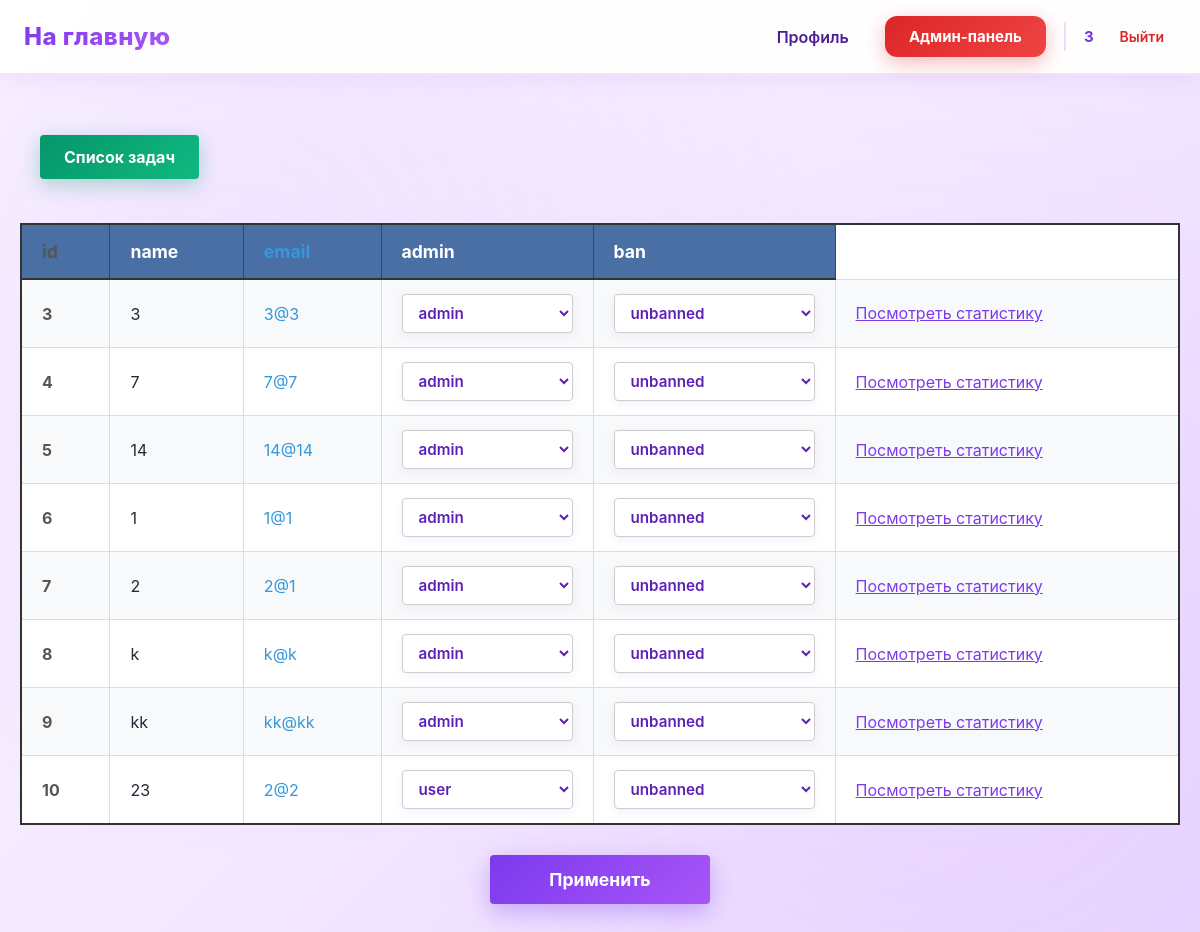
/admin (signed in), run on the app's committed database.
### data/users.py (models this page shows, shortened)
class User(SqlAlchemyBase, UserMixin):
    __tablename__ = 'users'
    id = sqlalchemy.Column(sqlalchemy.Integer,
                           primary_key=True, autoincrement=True)
    name = sqlalchemy.Column(sqlalchemy.String, nullable=True)
    email = sqlalchemy.Column(sqlalchemy.String,
                              index=True, unique=True, nullable=True)
    hashed_password = sqlalchemy.Column(sqlalchemy.String, nullable=True)
    elo_rating = sqlalchemy.Column(sqlalchemy.Float, default=1000)
    admin = sqlalchemy.Column(sqlalchemy.Boolean, default=0)
    ban = sqlalchemy.Column(sqlalchemy.Boolean, default=0)
    created_date = sqlalchemy.Column(sqlalchemy.DateTime,
                                     default=datetime.datetime.now)
    submissions = orm.relationship("Submissions", back_populates="user")

### main.py (the view, shortened to what this page needs)
@app.route('/admin', methods=["GET", "POST"])
@login_required
@admin_required
@user_ban
def admin():
    subject = session.get('subject')
    db_sess = db_session.create_session()
    users = db_sess.query(User)
    return render_template("admin_first.html", users=users, subject=subject)

### data/db_session.py (called while the page is built)
def create_session() -> Session:
    global __factory
    return __factory()

### main.py (called while the page is built)
@login_manager.user_loader
def load_user(user_id):
    db_sess = db_session.create_session()
    return db_sess.get(User, user_id)

def admin_required(func):
    @wraps(func)
    def wrapper(*args, **kwargs):
        if not current_user.admin:
            abort(403)
        return func(*args, **kwargs)
    return wrapper

def user_ban(func):
    @wraps(func)
    def wrapper(*args, **kwargs):
        if current_user.ban:
            abort(403)
        return func(*args, **kwargs)
    return wrapper

### templates/admin_first.html (shortened to what this page needs)
{% extends "base.html" %}
{% block styles %}
<link rel="stylesheet" href="{{ url_for('static', filename='admin_first.css') }}">
{% endblock %}
{% block content %}
<a class="btn btn-task" href="/admin/task_list">Список задач</a>
<form method="post" action="/admin">
<div class="table-container">
    <table>
        <tr>
            <td>id</td>
            <td>name</td>
            <td>email</td>
            <td>admin</td>
            <td>ban</td>
        </tr>
        {% for user in users %}
        <tr>
            <td>{{user.id}}</td>
            <td>{{ user.name }}</td>
            <td>{{user.email}}</td>
            <td>
                <select class="admin-select" name="admin_{{user.id}}">
                    {% if user.admin == 1 %}
                        <option value="admin" selected>admin</option>
                    {% else %}
                        <option value="user" selected>user</option>
                    {% endif %}
                </select>
            </td>
            <td>
                <select class="ban-select" name="ban_{{user.id}}">
                    {% if user.ban == 1 %}
                        <option value="banned" selected>banned</option>
                        <option value="unbanned">unbanned</option>
                    {% else %}
                        <option value="unbanned" selected>unbanned</option>
                    {% endif %}
                </select>
            </td>
            <td><a href="/admin/profile/{{user.id}}">Посмотреть статистику</a></td>
        </tr>
        {% endfor %}
    </table>
</div>
<button type="submit" id="applytBtn">Применить</button>
</form>
{% endblock %}

### templates/base.html (shortened to what this page needs)
<!doctype html>
<html lang="ru">
<head>
    <link rel="stylesheet" href="{{ url_for('static', filename='base.css') }}">
    {% block styles %}{% endblock %}
</head>
<body>
<header class="site-header">
    <nav class="navbar">
        <div class="nav-left">
            {% if session.get('subject') and session.get('subject') != 'subject' %}
            <a class="logo" href="/{{ session.get('subject') }}/">На главную</a>
            {% else %}
            <a class="logo" href="/">На главную</a>
            {% endif %}
        </div>
        <div class="nav-right">
            {% if current_user.is_authenticated %}
                <a class="nav-link" href="/profile">Профиль</a>
                {% if current_user.admin %}
                    <a class="btn btn-admin" href="/admin">Админ-панель</a>
                {% endif %}
                <div class="user-menu">
                    <span class="username">{{ current_user.name }}</span>
                    <a class="logout" href="/logout">Выйти</a>
                </div>
            {% else %}
                <a class="btn btn-outline" href="/login">Войти</a>
                <a class="btn btn-primary" href="/register">Регистрация</a>
            {% endif %}
        </div>
    </nav>
</header>
<main class="page-content">
    {% block content %}{% endblock %}
</main>
</body>
</html>

### static/base.css (style rules this page uses)
* { box-sizing: border-box; margin: 0; padding: 0; font-family: "Inter", "Segoe UI", Arial, sans-serif; }
body { background: linear-gradient(135deg, #faf5ff 0%, #f3e8ff 50%, #e9d5ff 100%); background-attachment: fixed; color: #1f2937; min-height: 100vh; position: relative; }
body::before { content: ''; position: fixed; top: 0; left: 0; right: 0; bottom: 0; background: radial-gradient(circle at 20% 30%, rgba(168, 85, 247, 0.08) 0%, transparent 50%), radial-gradient(circle at 80% 70%, rgba(192, 132, 252, 0.08) 0%, transparent 50%), radial-gradient(circle at 50% 50%, rgba(233, 213, 255, 0.1) 0%, transparent 50%); pointer-events: none; z-index: 0; }
.site-header { background: rgba(255, 255, 255, 0.95); backdrop-filter: blur(20px); border-bottom: 2px solid rgba(168, 85, 247, 0.15); box-shadow: 0 4px 20px rgba(168, 85, 247, 0.1); position: relative; z-index: 100; }
.navbar { max-width: 1200px; margin: 0 auto; padding: 16px 24px; display: flex; align-items: center; justify-content: space-between; }
.logo { font-size: 24px; font-weight: 800; text-decoration: none; background: linear-gradient(135deg, #7c3aed, #a855f7); -webkit-background-clip: text; -webkit-text-fill-color: transparent; background-clip: text; letter-spacing: 0.5px; transition: all 0.3s ease; position: relative; }
.logo::after { content: ''; position: absolute; bottom: -4px; left: 0; width: 0; height: 3px; background: linear-gradient(90deg, #7c3aed, #a855f7); border-radius: 2px; transition: width 0.3s ease; }
.nav-left, .nav-right { display: flex; align-items: center; gap: 18px; position: relative; z-index: 10; }
.nav-link { text-decoration: none; color: #4c1d95; font-weight: 600; padding: 10px 18px; border-radius: 12px; transition: all 0.3s ease; position: relative; background: transparent; }
.btn-admin { background: linear-gradient(135deg, #dc2626, #ef4444); color: #ffffff !important; box-shadow: 0 6px 20px rgba(220, 38, 38, 0.3); position: relative; overflow: hidden; font-weight: 700; padding: 10px 20px; border-radius: 12px; text-decoration: none; transition: all 0.3s ease; }
.btn-admin::before { content: ''; position: absolute; top: 50%; left: 50%; width: 0; height: 0; border-radius: 50%; background: rgba(255, 255, 255, 0.2); transform: translate(-50%, -50%); transition: width 0.6s ease, height 0.6s ease; }
.user-menu { display: flex; align-items: center; gap: 14px; padding-left: 18px; border-left: 2px solid rgba(168, 85, 247, 0.2); }
.username { font-size: 15px; font-weight: 700; color: #5b21b6; background: linear-gradient(135deg, #6d28d9, #7c3aed); -webkit-background-clip: text; -webkit-text-fill-color: transparent; background-clip: text; }
.logout { text-decoration: none; font-size: 14px; color: #dc2626; font-weight: 600; padding: 6px 12px; border-radius: 8px; transition: all 0.2s ease; }
.btn { text-decoration: none; font-size: 15px; padding: 11px 24px; border-radius: 12px; font-weight: 700; transition: all 0.3s cubic-bezier(0.4, 0, 0.2, 1); position: relative; overflow: hidden; z-index: 1; display: inline-block; }
.btn::before { content: ''; position: absolute; top: 50%; left: 50%; width: 0; height: 0; border-radius: 50%; background: rgba(255, 255, 255, 0.2); transform: translate(-50%, -50%); transition: width 0.6s ease, height 0.6s ease; z-index: -1; }
.page-content { max-width: 1200px; margin: 40px auto; padding: 0 20px; position: relative; z-index: 10; }
a { color: #7c3aed; }
input, textarea, select { background: #ffffff; border: 2px solid rgba(168, 85, 247, 0.2); border-radius: 10px; padding: 12px 16px; color: #1f2937; font-size: 14px; transition: all 0.3s ease; }

### data on the page
User: name "3", id "3", email "3@3", admin+id "admin", ban+id "unbanned"
User: id "4", name "7", email "7@7", admin+id "admin", ban+id "unbanned"
User: id "5", name "14", email "14@14", admin+id "admin", ban+id "unbanned"
User: id "6", name "1", email "1@1", admin+id "admin", ban+id "unbanned"
User: id "7", name "2", email "2@1", admin+id "admin", ban+id "unbanned"
User: id "8", name "k", email "k@k", admin+id "admin", ban+id "unbanned"
User: id "9", name "kk", email "kk@kk", admin+id "admin", ban+id "unbanned"
User: id "10", name "23", email "2@2", admin+id "user", ban+id "unbanned"
